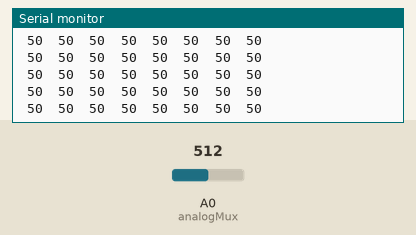
A sketch run on a simulated Arduino Uno, built with avr-gcc and run on an emulated ATmega328P. Parts: the last lines printed to the serial monitor. The test bench sets the inputs (shaded band); at power-on: A0 (analogMux) = 512.

Above: at 1.2 s.
1.3 s: A0 (analogMux) set to 112
At 1.9 s:
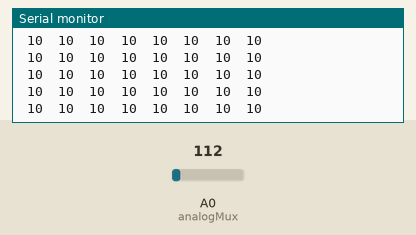
4.3 s: A0 (analogMux) set to 96
At 4.8 s:
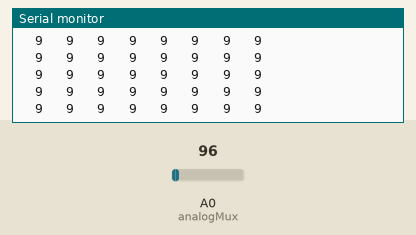
14.8 s: A0 (analogMux) set to 1005
At 15.3 s:
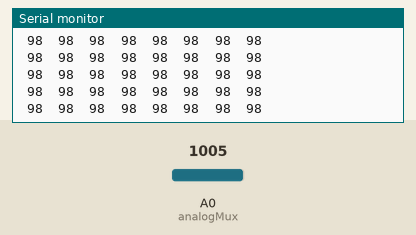
17.8 s: A0 (analogMux) set to 1023
At 18.3 s:
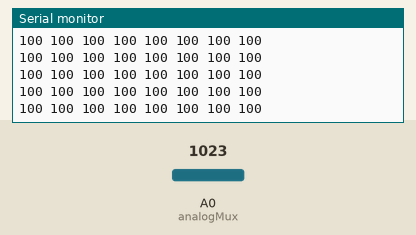
Timing chart, 0 to 20.8 s (numbered marks = the images above; inputs shaded):
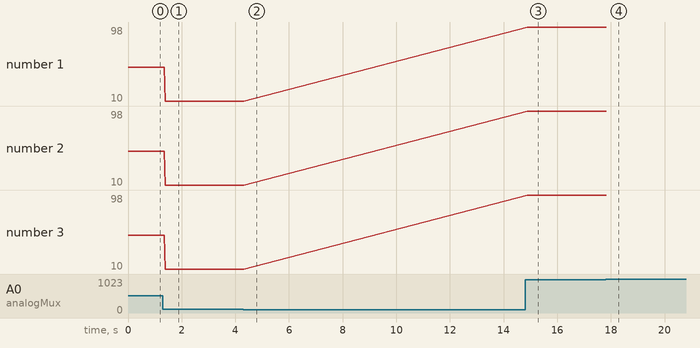

The sketch:

analogReadings.ino
```cpp
int S0 = 7;
int S1 = 6;
int S2 = 5;
int S3 = 4;
int analogMux = A0;

void setup() {
  Serial.begin(9600);
  pinMode(analogMux, INPUT);
  pinMode(S0,OUTPUT);
  pinMode(S1,OUTPUT);
  pinMode(S2,OUTPUT);
  pinMode(S3,OUTPUT);
}

void loop() {
  // put your main code here, to run repeatedly:
  for (int i = 0; i < 8; i++) {
    padPrint(analogMuxRead(i),3);
    Serial.print(" ");
  }
  Serial.println("");
}

int setAnalogMux(int channel) {
  digitalWrite(S3, HIGH && (channel & B00001000));
  digitalWrite(S2, HIGH && (channel & B00000100));
  digitalWrite(S1, HIGH && (channel & B00000010));
  digitalWrite(S0, HIGH && (channel & B00000001));
}

int analogMuxRead(int channel) {
  setAnalogMux(channel);
  return map(analogRead(analogMux),0,1023,0,100);
}

void padPrint(int value, int width)
{
  // pads values with leading zeros to make the given width
  char valueStr[6]; // large enough to hold an int
  itoa (value, valueStr, 10);
  int len = strlen(valueStr);
  if(len < width){
    len = width-len;
    while(len--)
     Serial.print(' ');
  }
 Serial.print(valueStr);
}
```

Measured:
- the behaviour switches between 103 and 102 on A0 (analogMux) (found by bisection; images 1 and 2)
- the behaviour switches between 1022 and 1023 on A0 (analogMux) (found by bisection; images 3 and 4)
- after the input at 1.3 s, the serial monitor: prints a new line at once (image 1)
- after the input at 4.3 s, the serial monitor: prints a new line after 0.05 s (image 2)
- after the input at 14.8 s, the serial monitor: prints a new line after 0.05 s (image 3)
- after the input at 17.8 s, the serial monitor: prints a new line after 0.06 s (image 4)
- plotted number 1: 50 → 10 after the input at 1.3 s, 10 → 98 after the input at 14.8 s
- plotted number 2: 50 → 10 after the input at 1.3 s, 10 → 98 after the input at 14.8 s
